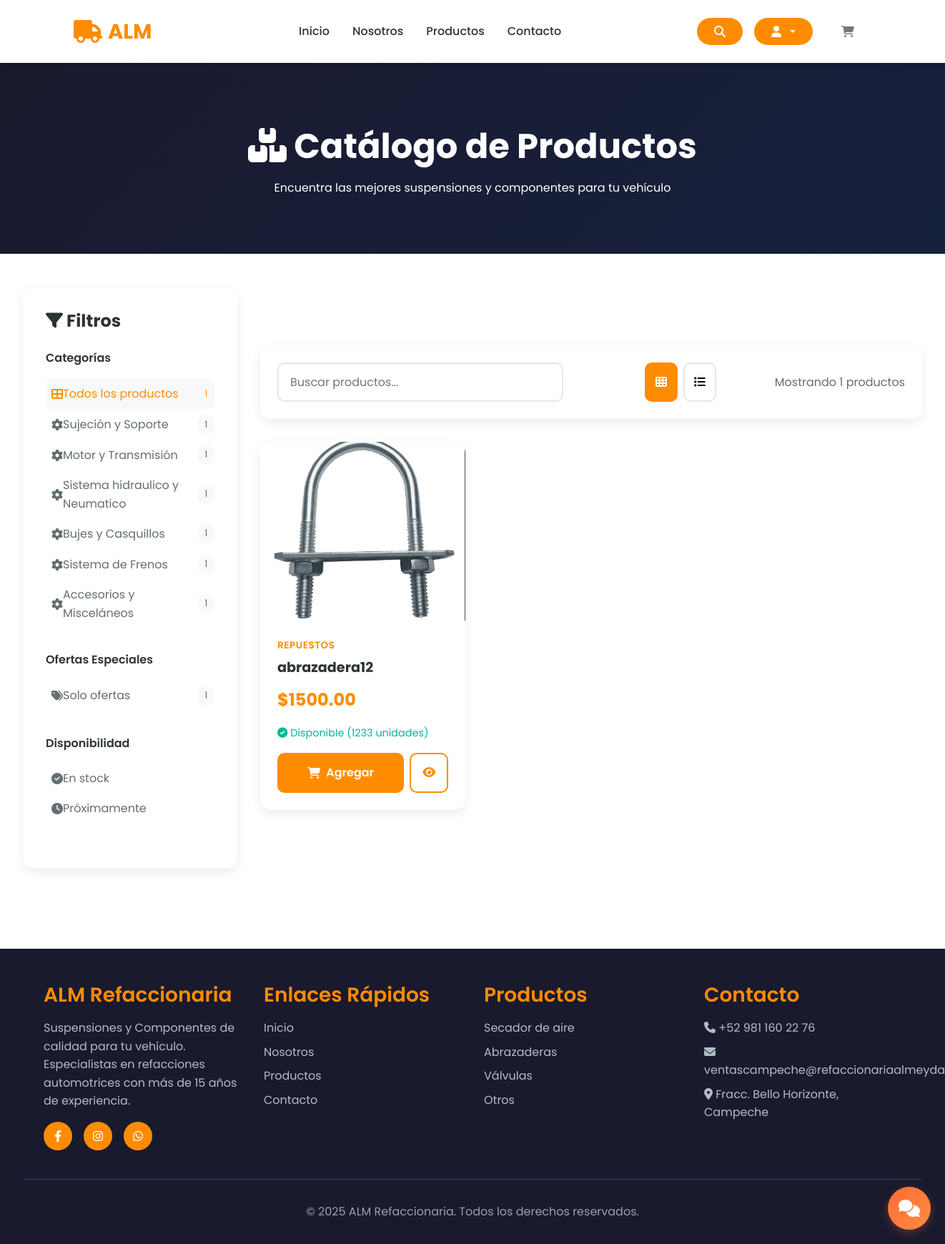
The app's page /tienda/ with its own data.
### store/models.py (models this page shows, shortened)
class Product(models.Model):
    CATEGORY_CHOICES = [
        ('Sujeción y Soporte', 'Sujeción y Soporte'),
        ('Motor y Transmisión', 'Motor y Transmisión'),
        ('Sistema hidraulico y Neumatico', 'Sistema hidraulico y Neumatico'),
        ('Bujes y Casquillos', 'Bujes y Casquillos'),
        ('Sistema de Frenos', 'Sistema de Frenos'),
        ('Accesorios y Misceláneos', 'Accesorios y Misceláneos'),
    ]
    MATERIAL_CHOICES = [
        ('Acero', 'Acero'),
        ('Hierro fundido', 'Hierro fundido'),
        ('Bronce / Latón', 'Bronce / Latón'),
        ('Aluminio', 'Aluminio'),
        ('Goma / Poliuretano', 'Goma / Poliuretano'),
        ('Otro', 'Otro'),
    ]
    PROVEEDOR_CHOICES = [
        ('Productos Almeyda', 'Productos Almeyda'),
    ]
    proveedor = models.CharField(max_length=100, choices=PROVEEDOR_CHOICES)
    seller = models.ForeignKey(User, on_delete=models.CASCADE)
    name = models.CharField(max_length=200)
    description = models.TextField(max_length=1000, null=True, blank=True)
    price = models.FloatField()
    offer_price = models.FloatField(null=True, blank=True)
    offer = models.BooleanField(default=False)
    quantity = models.IntegerField()
    category = models.CharField(max_length=50, choices=CATEGORY_CHOICES)
    height_cm = models.FloatField()
    width_cm = models.FloatField()
    material = models.CharField(max_length=50, choices=MATERIAL_CHOICES)
    likes = models.ManyToManyField(User, related_name='liked_products', blank=True)
    date_of_delivery = models.DateField(null=True, blank=True)
    image = models.ImageField(null=True, blank=False)
    imageuno = models.ImageField(null=True, blank=False)
    imagedos = models.ImageField(null=True, blank=False)
    imagetres = models.ImageField(null=True, blank=False)
    @property
    def imageURL(self):
        try:
            url = self.image.url
        except:
            url = ''
        return url

### store/views.py (the view)
# urls.py: path('', include('store.urls')),
def store(request):
    data = cartData(request)
    cartItems = data['cartItems']
    section = request.GET.get('section')  # p.ej: 'Animales'
    offer_only = request.GET.get('offer') == '1'  # '1' activa filtro de ofertas
    products = Product.objects.all()
    if section:
        products = products.filter(category=section)
    if offer_only:
        products = products.filter(offer=True)
    context = {
        'products': products,
        'cartItems': cartItems,
        'current_section': section,
        'offer_only': offer_only,
        'sections': [choice[0] for choice in Product.CATEGORY_CHOICES],
    }
    return render(request, 'store/store.html', context)

### store/utils.py (called while the page is built)
def cartData(request):
    if request.user.is_authenticated:
        try:
            customer = request.user.customer
            order = Order.objects.filter(customer=customer, complete=False).first()
            if order:
                items = order.orderitem_set.all()
                cartItems = order.get_cart_items
            else:
                items = []
                order = {'get_cart_total': 0, 'get_cart_items': 0, 'shipping': False}
                cartItems = 0
        except Customer.DoesNotExist:
            items = []
            order = {'get_cart_total': 0, 'get_cart_items': 0, 'shipping': False}
            cartItems = 0
    else:
        items = []
        order = {'get_cart_total': 0, 'get_cart_items': 0, 'shipping': False}
        cartItems = 0
    return {'cartItems': cartItems, 'order': order, 'items': items}

### store/templates/store/store.html (shortened to what this page needs)
{% extends 'store/base.html' %}
{% load static %}
{% block content %}
<section class="page-header">
    <h1><i class="fas fa-boxes"></i> Catálogo de Productos</h1>
    <p>Encuentra las mejores suspensiones y componentes para tu vehículo</p>
</section>
<section class="catalog-section">
    <div class="catalog-layout">
        <aside class="sidebar">
            <h3><i class="fas fa-filter"></i> Filtros</h3>
            <div class="filter-group">
                <div class="filter-title">Categorías</div>
                <a href="{% url 'store' %}" class="filter-option {% if not current_section and not offer_only %}active{% endif %}">
                    <i class="fas fa-th-large"></i>
                    <span>Todos los productos</span>
                    <span class="filter-count">{{ products|length }}</span>
                </a>
                {% for section in sections %}
                <a href="?section={{ section }}" class="filter-option {% if section == current_section %}active{% endif %}">
                    <i class="fas fa-cog"></i>
                    <span>{{ section }}</span>
                    <span class="filter-count">
                        {% with products|length as total %}{{ total }}{% endwith %}
                    </span>
                </a>
                {% endfor %}
            </div>
            <div class="filter-group">
                <div class="filter-title">Ofertas Especiales</div>
                <a href="?offer=1" class="filter-option {% if offer_only %}active{% endif %}">
                    <i class="fas fa-tags"></i>
                    <span>Solo ofertas</span>
                    <span class="filter-count">
                        {% with products|length as total %}{{ total }}{% endwith %}
                    </span>
                </a>
            </div>
            <div class="filter-group">
                <div class="filter-title">Disponibilidad</div>
                <a href="#" class="filter-option">
                    <i class="fas fa-check-circle"></i>
                    <span>En stock</span>
                </a>
                <a href="#" class="filter-option">
                    <i class="fas fa-clock"></i>
                    <span>Próximamente</span>
                </a>
            </div>
        </aside>
        <main class="main-content">
            <div class="catalog-toolbar">
                <div class="search-box">
                    <input type="text" placeholder="Buscar productos..." id="searchInput">
                </div>
                <div class="view-options">
                    <button class="view-btn active" title="Vista en cuadrícula">
                        <i class="fas fa-th"></i>
                    </button>
                    <button class="view-btn" title="Vista en lista">
                        <i class="fas fa-list"></i>
                    </button>
                </div>
                <div class="results-info">
                    Mostrando {{ products|length }} productos
                </div>
            </div>
            <div class="products-grid">
                {% for product in products %}
                <div class="product-card">
                    <div class="product-image">
                        {% if product.imageURL %}
                        <img src="{{ product.imageURL }}" alt="{{ product.name }}">
                        {% else %}
                        <div class="product-image-placeholder">
                            <i class="fas fa-cog"></i>
                        </div>
                        {% endif %}
                    </div>
                    <div class="product-info">
                        <div class="product-category">
                            {% if product.section %}{{ product.section }}{% else %}Repuestos{% endif %}
                        </div>
                        <h3 class="product-name">
                            <a href="{% url 'product_detail' product.pk %}">{{ product.name }}</a>
                        </h3>
                        <div class="product-price">
                            {% if product.offer %}
                            <span class="price-current">${{ product.offer_price|floatformat:2 }}</span>
                            <span class="price-old">${{ product.price|floatformat:2 }}</span>
                            {% else %}
                            <span class="price-current">${{ product.price|floatformat:2 }}</span>
                            {% endif %}
                        </div>
                        <div class="product-stock {% if product.quantity > 0 %}disponible{% else %}sin-stock{% endif %}">
                            {% if product.quantity > 0 %}
                            <i class="fas fa-check-circle"></i> Disponible ({{ product.quantity }} unidades)
                            {% else %}
                            <i class="fas fa-times-circle"></i> Agotado
                            {% endif %}
                        </div>
                        <div class="product-actions">
                            {% if request.user.is_authenticated and request.user.is_staff %}
                            <button class="btn-add-cart" disabled>
                                <i class="fas fa-user-shield"></i>
                                Admin
                            </button>
                            {% else %}
                                {% if product.quantity > 0 %}
                                <button data-product="{{product.id}}" data-action="add" class="btn-add-cart update-cart">
                                    <i class="fas fa-shopping-cart"></i>
                                    Agregar
                                </button>
                                {% else %}
                                <button class="btn-add-cart" disabled style="background: #dfe6e9; cursor: not-allowed;">
                                    <i class="fas fa-times"></i>
                                    Agotado
                                </button>
                                {% endif %}
                            {% endif %}
                            <a href="{% url 'product_detail' product.pk %}" class="btn-view">
                                <i class="fas fa-eye"></i>
                            </a>
                        </div>
                    </div>
                </div>
                {% empty %}
                <div class="empty-state">
                    <i class="fas fa-search"></i>
                    <h3>No se encontraron productos</h3>
                    <p>Intenta ajustar los filtros o términos de búsqueda</p>
                </div>
                {% endfor %}
            </div>
        </main>
    </div>
</section>
{% endblock %}

### store/templates/store/base.html (style rules this page uses)
* { margin: 0; padding: 0; box-sizing: border-box; }
:root { --primary-color: #FF8C00; --secondary-color: #1a1a2e; --accent-color: #FFA500; --text-dark: #2d3436; --text-light: #636e72; --white: #ffffff; --light-bg: #f8f9fa; }
body { font-family: 'Poppins', sans-serif; line-height: 1.6; color: var(--text-dark); background-color: var(--white); }
main { margin-top: 80px; }
* { transition: background-color 0.3s ease, color 0.3s ease, border-color 0.3s ease; }

### store/templates/store/store.html (style rules this page uses)
.page-header { background: linear-gradient(135deg, #1a1a2e 0%, #16213e 100%); padding: 6rem 2rem 4rem; text-align: center; color: white; }
.page-header h1 { font-size: 3rem; font-weight: 700; margin-bottom: 1rem; }
.catalog-section { padding: 3rem 2rem; max-width: 1400px; margin: 0 auto; }
.catalog-layout { display: grid; grid-template-columns: 300px 1fr; gap: 2rem; }
.sidebar { background: white; border-radius: 15px; padding: 2rem; box-shadow: 0 5px 15px rgba(0,0,0,0.08); height: fit-content; position: sticky; top: 100px; }
.sidebar h3 { font-size: 1.5rem; font-weight: 700; margin-bottom: 1.5rem; color: var(--text-dark); }
.filter-group { margin-bottom: 2rem; }
.filter-title { font-weight: 600; margin-bottom: 1rem; color: var(--text-dark); }
.filter-option { display: flex; align-items: center; padding: 0.5rem 0; color: var(--text-light); text-decoration: none; transition: all 0.3s ease; border-radius: 8px; padding-left: 0.5rem; }
.filter-option:hover, .filter-option.active { background: var(--light-bg); color: var(--primary-color); text-decoration: none; }
.filter-count { margin-left: auto; background: var(--light-bg); padding: 0.2rem 0.6rem; border-radius: 10px; font-size: 0.8rem; }
.main-content { min-height: 500px; }
.catalog-toolbar { display: flex; justify-content: space-between; align-items: center; margin-bottom: 2rem; background: white; padding: 1.5rem; border-radius: 15px; box-shadow: 0 5px 15px rgba(0,0,0,0.08); }
.search-box { max-width: 400px; flex: 1; margin-right: 2rem; }
.search-box input { width: 100%; padding: 0.8rem 1rem; border: 2px solid #e1e8ed; border-radius: 10px; font-size: 1rem; transition: all 0.3s ease; }
.view-options { display: flex; gap: 0.5rem; }
.view-btn { padding: 0.8rem; background: white; border: 2px solid #e1e8ed; border-radius: 10px; cursor: pointer; transition: all 0.3s ease; }
.view-btn.active, .view-btn:hover { background: var(--primary-color); border-color: var(--primary-color); color: white; }
.results-info { color: var(--text-light); font-size: 1rem; }
.products-grid { display: grid; grid-template-columns: repeat(auto-fill, minmax(280px, 1fr)); gap: 2rem; }
.products-grid .product-card { display: block !important; visibility: visible !important; opacity: 1 !important; position: relative !important; height: auto !important; width: auto !important; }
.product-card { background: white; border-radius: 15px; overflow: hidden; box-shadow: 0 5px 15px rgba(0,0,0,0.08); transition: all 0.3s ease; position: relative; }
.product-image { width: 100%; height: 250px; object-fit: cover; background: linear-gradient(135deg, #667eea 0%, #764ba2 100%); display: flex; align-items: center; justify-content: center; }
.product-image img { width: 100%; height: 100%; object-fit: cover; }
.product-info { padding: 1.5rem; }
.product-category { color: var(--primary-color); font-size: 0.85rem; font-weight: 600; text-transform: uppercase; letter-spacing: 0.5px; margin-bottom: 0.5rem; }
.product-name { font-size: 1.2rem; font-weight: 700; margin-bottom: 0.8rem; color: var(--text-dark); line-height: 1.3; }
.product-name a { color: inherit; text-decoration: none; transition: color 0.3s ease; }
.product-price { display: flex; align-items: center; gap: 0.8rem; margin-bottom: 1rem; }
.price-current { font-size: 1.5rem; font-weight: 700; color: var(--primary-color); }
.product-stock { font-size: 0.9rem; margin-bottom: 1rem; }
.product-stock.disponible { color: #00b894; }
.product-actions { display: flex; gap: 0.5rem; }
.btn-add-cart { flex: 1; padding: 0.8rem; background: var(--primary-color); color: white; border: none; border-radius: 10px; cursor: pointer; font-weight: 600; transition: all 0.3s ease; display: flex; align-items: center; justify-content: center; gap: 0.5rem; }
.btn-view { padding: 0.8rem 1rem; background: white; border: 2px solid var(--primary-color); color: var(--primary-color); border-radius: 10px; cursor: pointer; transition: all 0.3s ease; }

### records on screen
Product: imageURL (picture), name "abrazadera12", price "1500.00", quantity "1233"

### other values on screen
{{ products|length }} "1"
{{ section }} "Sujeción y Soporte" "Motor y Transmisión" "Sistema hidraulico y Neumatico" "Bujes y Casquillos" "Sistema de Frenos" "Accesorios y Misceláneos"
{{ total }} "1" "1" "1" "1" "1" "1"
{{ total }} "1"
